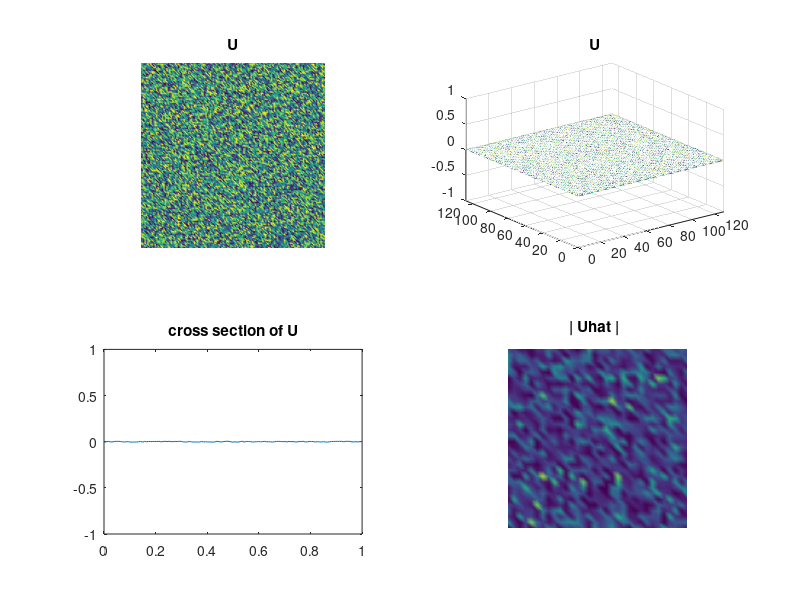

MATLAB code for this plot: (Note: this script raises an error after producing the figure.)
function test107

%
% Cahn-Hilliard integrator.  Solves the CH equation
%   with natural and no-flux boundary conditions.
%   Nonlinear term: f(u) = u - u^3
%
% Numerical scheme;
%
%    Eyre's linearly stabilized CH integration scheme
%
% Notes;
%
%    1. Uses a fixed time step.
%
%    2. Uses discrete cosine transform to invert
%       the linear update matrix by performing
%       a spectral decomposition of the matrix.
%
%    3. Calculates spinodal decomposition from
%       random initial conditions with mean value
%       close to zero.
%
%    4. With the given parameters, there are roughly
%       10 grid points in a transition layer.
%
%    5. The timestep probably should be shorted
%       initially and lengthed later for a more
%       accurate solution.
%       
%    6. The intermediate output is time and max(|U|)
%

clear
format long 

% spatial dimensions -- adjust N and M to increase decrease
% the size of the computed solution.

N = 128;  M = 128;
delx = 1/(M-1);
delx2 = delx^2;
x = (0:delx:1)';

% graphics parameters

visual_update = 10;
type_update = 10;

% time parameters -- adjust ntmax to take more time
% steps, and delt to take longer time steps.

t = 0;
delt = 0.00005;
ntmax = 250;

% CH parameters -- to see more layering, decrease
% epsilon, but be careful, you might need to increase
% the size of the grid.

epsilon = 0.01;
eps2 = epsilon^2;

% time-step parameter used in Eyre's scheme

a = 2;

% time marching update parameters

lam1 = delt/delx2;
lam2 = eps2*lam1/delx2;

% unscaled eigenvalues of the laplacian (nuemann bc)

Leig  = (((2*cos(pi*(0:N-1)'/(N-1)))-2)*ones(1,M)) + ...
         (ones(N,1)*((2*cos(pi*(0:M-1)/(M-1)))-2));

% scaled eigenvalues of stabilized CH update matrix

CHeig = ones(N,M) - (a*lam1*Leig) + (lam2*Leig.*Leig);

% scaled eigenvalues of the laplacian

Seig = lam1*Leig;

% random initial conditions

U = (rand(N,M)-0.5)*0.01;
hat_U = dct2(U);

% main loop

it = 0; j=0;
t = 0.0;
while it < ntmax

% intermediate output

  if rem(it,type_update) == 0
    [it t max(max(abs(U)))]
  end

% plotting and movie

  if rem(it,visual_update) == 0
    subplot(2,2,1)
    pcolor(U), shading interp, ...
    axis('off'), axis('equal'), title('U');
    subplot(2,2,2)
    mesh(U), axis([0 N 0 M -1 1]), title('U');
    vhat = abs(hat_U); vhat(1,1)=0; 
    vhat = vhat/max(max(abs(vhat))); 
    subplot(2,2,3)
    plot(x',U(M/2,:)), axis([0 1 -1 1]), ...
    title('cross section of U');
    subplot(2,2,4)
    pcolor(vhat), ...
    shading interp, axis('off'), axis('equal'),
    axis([0 M/4 0 N/4]), title('| Uhat |'), pause(1.0);
    if it == 0
      mov = moviein(ntmax/visual_update,gcf);
    end
    j=j+1; mov(:,j) = getframe(gcf);
  end

% Update the solution

  it = it+1;
  t = t+delt;

% compute the shifted nonlinear term

  fU = (U.*U.*U) - ((1+a)*U);

% compute the right hand side in tranform space

  hat_rhs = hat_U + (Seig.*dct2(fU));

% compute the updated solution in tranform space

  hat_U = hat_rhs./CHeig;

% invert the cosine transform

  U = idct2(hat_U);

end

% play the movie

movie(gcf,mov,10,3)

end